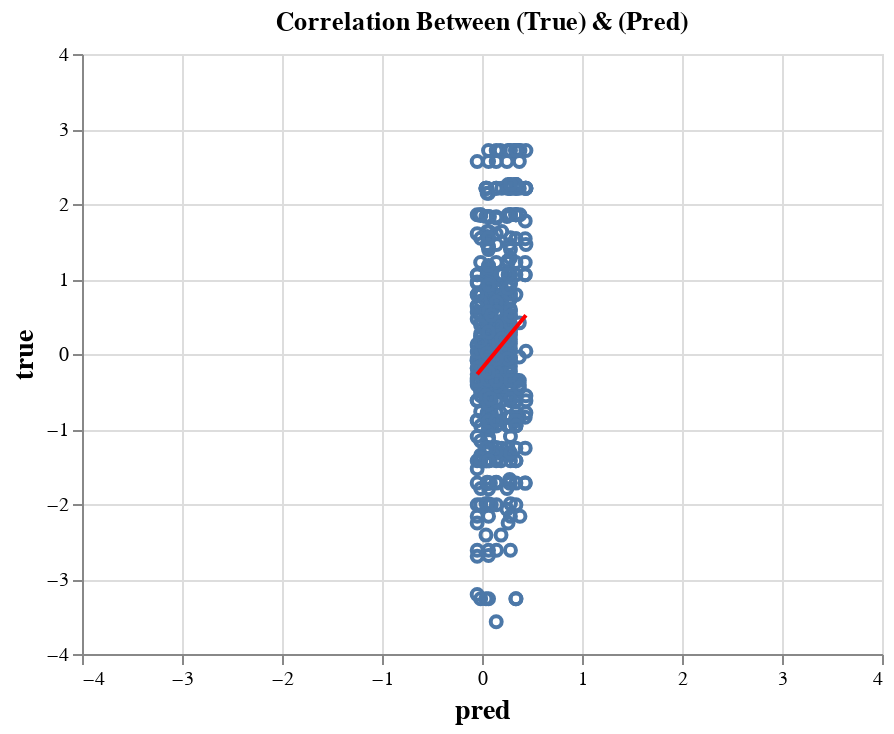

Notebook source saved alongside this figure:
### Code cell
visualizer.plot_correlation(df_predicted, x="pred", y="true")

### Figure 1 — Vega-Lite specification as saved in the notebook (floating-point values rounded to 4 significant figures; data arrays with more than 128 entries replaced by an {"elided": "..."} marker saying what was removed)
{"config": {"view": {"continuousWidth": 400, "continuousHeight": 300}}, "layer": [{"mark": {"type": "point", "opacity": 1}, "encoding": {"tooltip": [{"type": "quantitative", "field": "pred", "format": ".2f", "title": "pred"}, {"type": "quantitative", "field": "true", "format": ".2f", "title": "true"}], "x": {"type": "quantitative", "axis": {"labelAngle": 0, "labelFontSize": 10, "title": "pred", "titleFontSize": 14}, "field": "pred", "scale": {"domain": [-4, 4]}}, "y": {"type": "quantitative", "axis": {"labelFontSize": 10, "title": "true", "titleFontSize": 14}, "field": "true", "scale": {"domain": [-4, 4]}}}, "height": 300, "selection": {"selector001": {"type": "interval", "bind": "scales", "encodings": ["x", "y"]}}, "title": "Correlation Between (True) & (Pred)", "width": 400}, {"mark": {"type": "line", "color": "red"}, "encoding": {"tooltip": [{"type": "quantitative", "field": "pred", "format": ".2f", "title": "pred"}, {"type": "quantitative", "field": "true", "format": ".2f", "title": "true"}], "x": {"type": "quantitative", "axis": {"labelAngle": 0, "labelFontSize": 10, "title": "pred", "titleFontSize": 14}, "field": "pred", "scale": {"domain": [-4, 4]}}, "y": {"type": "quantitative", "axis": {"labelFontSize": 10, "title": "true", "titleFontSize": 14}, "field": "true", "scale": {"domain": [-4, 4]}}}, "height": 300, "title": "Correlation Between (True) & (Pred)", "transform": [{"on": "pred", "regression": "true"}], "width": 400}], "data": {"name": "data-c225adce9697ceaeb1a995141482edf7"}, "$schema": "https://vega.github.io/schema/vega-lite/v4.8.1.json", "datasets": {"data-c225adce9697ceaeb1a995141482edf7": {"elided": "599 records"}}}
